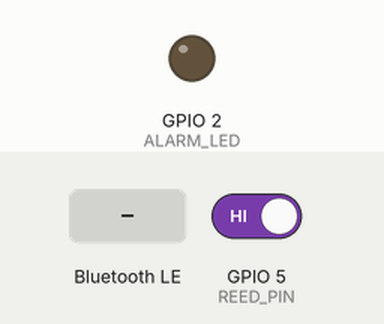
The sketch below on a simulated ESP32. Shown: output pins drawn as LEDs (lit = HIGH). The inputs (shaded band) are chosen by the test bench; at power-on: GPIO 5 (REED_PIN) HIGH. Nothing arrives over Bluetooth unless stated; a phone connects over Bluetooth LE 3 s after start; what the sketch prints to the serial monitor is not drawn.

Above: at 1.2 s.
1.3 s: Bluetooth LE write "ALARM_ON" received
At 2.3 s:
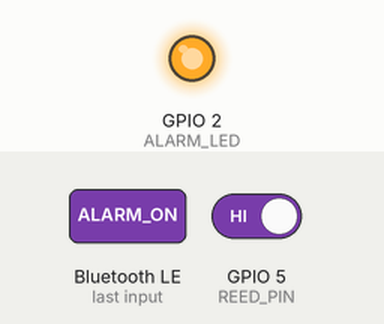
2.8 s: Bluetooth LE write "RESET" received
At 3.5 s:
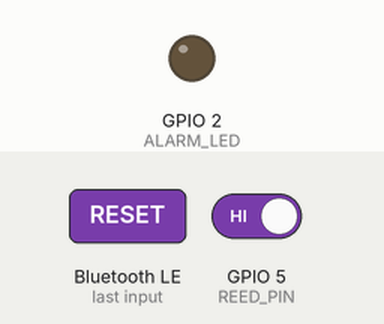
Timing chart, 0 to 5.8 s (numbered marks = the images above; inputs shaded):
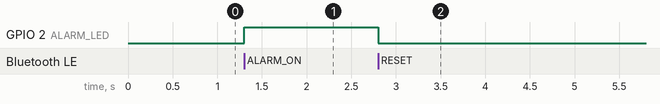

The sketch:

rssi.ino
```cpp
#include <BLEDevice.h>
#include <BLEServer.h>
#include <BLEUtils.h>
#include <BLE2902.h>

// --- 硬體腳位設定 ---
#define REED_PIN 5      // 磁簧開關
#define ALARM_LED 2     // 內建 LED (用來代替蜂鳴器顯示警報狀態)

// --- UUID 設定 ---
#define SERVICE_UUID           "6E400001-B5A3-F393-E0A9-E50E24DCCA9E"
#define CHARACTERISTIC_UUID_TX "6E400003-B5A3-F393-E0A9-E50E24DCCA9E" // 傳送 (Notify)
#define CHARACTERISTIC_UUID_RX "6E400002-B5A3-F393-E0A9-E50E24DCCA9E" // 接收 (Write)

BLEServer* pServer = NULL;
BLECharacteristic* pTxCharacteristic;
bool deviceConnected = false;
bool oldDeviceConnected = false;
unsigned long lastSendTime = 0;

// --- 藍牙連線與斷線回調 ---
class MyServerCallbacks: public BLEServerCallbacks {
    void onConnect(BLEServer* pServer) {
      deviceConnected = true;
    };
    void onDisconnect(BLEServer* pServer) {
      deviceConnected = false;
    }
};

// --- 接收手機指令回調 ---
class MyCallbacks: public BLECharacteristicCallbacks {
    void onWrite(BLECharacteristic *pCharacteristic) {
      std::string rxValue = pCharacteristic->getValue();
      if (rxValue.length() > 0) {
        // 收到手機確認警報
        if (rxValue == "ALARM_ON") {
           Serial.println(">>> 接收到指令：啟動警報狀態！");
           digitalWrite(ALARM_LED, HIGH); // 亮燈表示警報中
        }
        // 收到手機重置指令 (可選)
        else if (rxValue == "RESET") {
           Serial.println(">>> 接收到指令：解除警報");
           digitalWrite(ALARM_LED, LOW);
        }
      }
    }
};

void setup() {
  Serial.begin(115200);

  // 初始化腳位
  pinMode(REED_PIN, INPUT_PULLUP); // 沒磁鐵時為 HIGH，有磁鐵為 LOW
  pinMode(ALARM_LED, OUTPUT);
  digitalWrite(ALARM_LED, LOW);

  // 初始化 BLE
  BLEDevice::init("ESP32_Smart_Guard");
  pServer = BLEDevice::createServer();
  pServer->setCallbacks(new MyServerCallbacks());

  BLEService *pService = pServer->createService(SERVICE_UUID);

  pTxCharacteristic = pService->createCharacteristic(
                    CHARACTERISTIC_UUID_TX,
                    BLECharacteristic::PROPERTY_NOTIFY
                  );
  pTxCharacteristic->addDescriptor(new BLE2902());

  BLECharacteristic *pRxCharacteristic = pService->createCharacteristic(
                       CHARACTERISTIC_UUID_RX,
                       BLECharacteristic::PROPERTY_WRITE
                     );
  pRxCharacteristic->setCallbacks(new MyCallbacks());

  pService->start();
  BLEAdvertising *pAdvertising = BLEDevice::getAdvertising();
  pAdvertising->addServiceUUID(SERVICE_UUID);  // <--- 關鍵！必須廣播你的 UUID
  pAdvertising->setScanResponse(true);
  pAdvertising->setMinPreferred(0x06);
  pAdvertising->setMinPreferred(0x12);
  BLEDevice::startAdvertising();

  Serial.println("BLE 已啟動 (含 UUID 廣播)，等待連線...");
}

void loop() {
  // 檢查連線狀態
  if (deviceConnected) {
    int sensorState = digitalRead(REED_PIN);
    unsigned long currentMillis = millis();

    // 如果磁鐵移開 (HIGH) 且距離上次發送超過 1 秒
    // 我們持續發送 "OPEN" 讓 App 知道現在是不安全的狀態
    if (sensorState == HIGH) {
      if (currentMillis - lastSendTime > 1000) {
        String msg = "OPEN";
        pTxCharacteristic->setValue(msg.c_str());
        pTxCharacteristic->notify();
        Serial.println("磁鐵移開：發送 OPEN 訊號");
        lastSendTime = currentMillis;
      }
    }
    else {
      // 磁鐵吸住時，關閉 LED
      digitalWrite(ALARM_LED, LOW);
    }
  }

  // 處理斷線重連
  if (!deviceConnected && oldDeviceConnected) {
      delay(500);
      pServer->startAdvertising();
      Serial.println("斷線，重新廣播...");
      oldDeviceConnected = deviceConnected;
  }
  if (deviceConnected && !oldDeviceConnected) {
      oldDeviceConnected = deviceConnected;
      Serial.println("手機已連線");
  }
  delay(20);
}
```

Measured:
- after the input at 1.3 s, GPIO 2 (ALARM_LED): LOW → HIGH at once
- after the input at 2.8 s, GPIO 2 (ALARM_LED): HIGH → LOW at once
